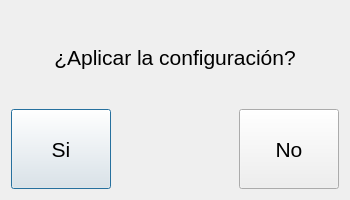
<?xml version="1.0" encoding="UTF-8"?>
<ui version="4.0">
 <class>Dialog</class>
 <widget class="QDialog" name="Dialog">
  <property name="geometry">
   <rect>
    <x>0</x>
    <y>0</y>
    <width>350</width>
    <height>200</height>
   </rect>
  </property>
  <property name="minimumSize">
   <size>
    <width>350</width>
    <height>200</height>
   </size>
  </property>
  <property name="maximumSize">
   <size>
    <width>350</width>
    <height>200</height>
   </size>
  </property>
  <property name="windowTitle">
   <string>Dialog</string>
  </property>
  <layout class="QVBoxLayout" name="verticalLayout">
   <item>
    <widget class="QLabel" name="label">
     <property name="font">
      <font>
       <pointsize>16</pointsize>
      </font>
     </property>
     <property name="text">
      <string>¿Aplicar la configuración?</string>
     </property>
     <property name="alignment">
      <set>Qt::AlignCenter</set>
     </property>
    </widget>
   </item>
   <item>
    <layout class="QHBoxLayout" name="horizontalLayout">
     <item>
      <widget class="QPushButton" name="btnAceptar">
       <property name="minimumSize">
        <size>
         <width>100</width>
         <height>80</height>
        </size>
       </property>
       <property name="font">
        <font>
         <pointsize>16</pointsize>
        </font>
       </property>
       <property name="text">
        <string>Si</string>
       </property>
      </widget>
     </item>
     <item>
      <spacer name="horizontalSpacer">
       <property name="orientation">
        <enum>Qt::Horizontal</enum>
       </property>
       <property name="sizeHint" stdset="0">
        <size>
         <width>40</width>
         <height>20</height>
        </size>
       </property>
      </spacer>
     </item>
     <item>
      <widget class="QPushButton" name="btnCancelar">
       <property name="minimumSize">
        <size>
         <width>100</width>
         <height>80</height>
        </size>
       </property>
       <property name="font">
        <font>
         <pointsize>16</pointsize>
        </font>
       </property>
       <property name="text">
        <string>No</string>
       </property>
      </widget>
     </item>
    </layout>
   </item>
  </layout>
 </widget>
 <resources/>
 <connections/>
</ui>
